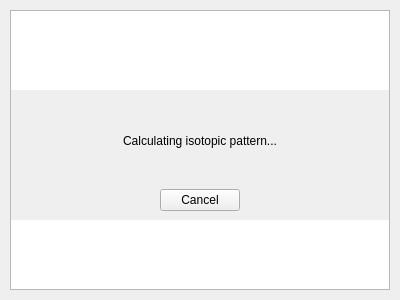
<?xml version="1.0" encoding="UTF-8"?>
<ui version="4.0">
 <class>FrameIsotopicPatternList</class>
 <widget class="QFrame" name="FrameIsotopicPatternList">
  <property name="geometry">
   <rect>
    <x>0</x>
    <y>0</y>
    <width>400</width>
    <height>300</height>
   </rect>
  </property>
  <property name="windowTitle">
   <string>Frame</string>
  </property>
  <widget class="QTableView" name="tableView">
   <property name="geometry">
    <rect>
     <x>10</x>
     <y>10</y>
     <width>380</width>
     <height>280</height>
    </rect>
   </property>
   <property name="editTriggers">
    <set>QAbstractItemView::NoEditTriggers</set>
   </property>
   <property name="showGrid">
    <bool>false</bool>
   </property>
   <attribute name="verticalHeaderVisible">
    <bool>false</bool>
   </attribute>
  </widget>
  <widget class="QFrame" name="frameUpdating">
   <property name="geometry">
    <rect>
     <x>11</x>
     <y>90</y>
     <width>378</width>
     <height>130</height>
    </rect>
   </property>
   <property name="autoFillBackground">
    <bool>true</bool>
   </property>
   <layout class="QVBoxLayout" name="verticalLayout" stretch="1,0">
    <item>
     <widget class="QLabel" name="labelUpdating">
      <property name="text">
       <string>Calculating isotopic pattern...</string>
      </property>
      <property name="alignment">
       <set>Qt::AlignCenter</set>
      </property>
     </widget>
    </item>
    <item>
     <layout class="QHBoxLayout" name="horizontalLayout">
      <item>
       <spacer name="horizontalSpacer">
        <property name="orientation">
         <enum>Qt::Horizontal</enum>
        </property>
        <property name="sizeHint" stdset="0">
         <size>
          <width>40</width>
          <height>20</height>
         </size>
        </property>
       </spacer>
      </item>
      <item>
       <widget class="QPushButton" name="buttonCancelUpdaing">
        <property name="text">
         <string>Cancel</string>
        </property>
       </widget>
      </item>
      <item>
       <spacer name="horizontalSpacer_2">
        <property name="orientation">
         <enum>Qt::Horizontal</enum>
        </property>
        <property name="sizeHint" stdset="0">
         <size>
          <width>40</width>
          <height>20</height>
         </size>
        </property>
       </spacer>
      </item>
     </layout>
    </item>
   </layout>
  </widget>
 </widget>
 <resources/>
 <connections/>
</ui>
